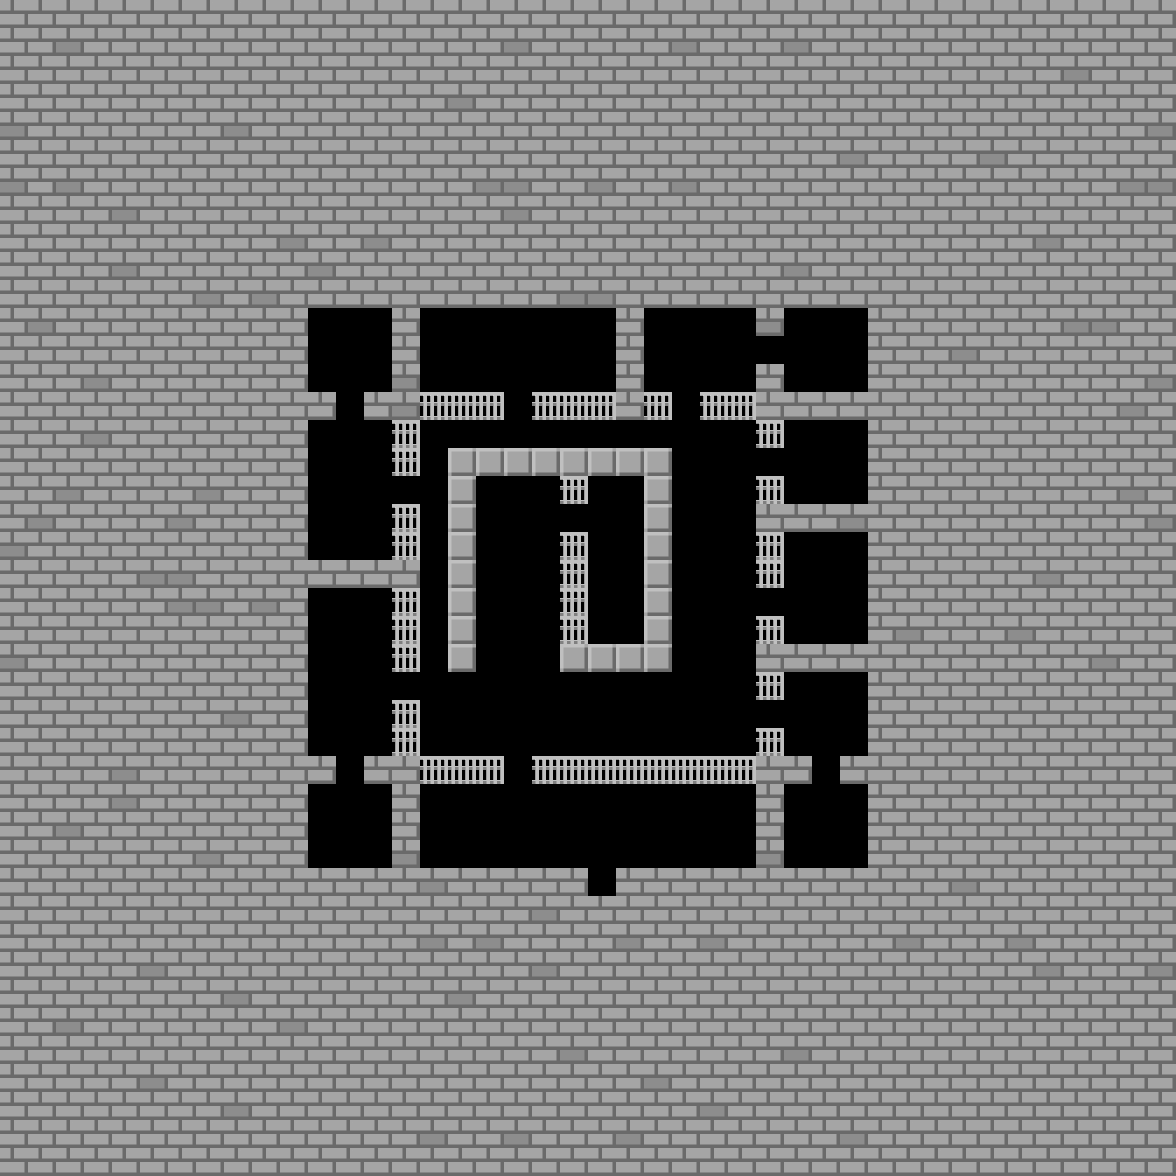

Tiled map render using the project's own tile images. Description and the map definition, with tile-layer contents summarised, below:
An orthogonal 42x42 tile map with 28x28 px tiles, 1 tile layer (Map) and 128 objects (72x Unexplored, 9x IronDoor, 4x IronDoor2, BossDoor-L, BossDoor-M, ...).

<map version="1.10" tiledversion="1.11.2" orientation="orthogonal" renderorder="right-down" width="42" height="42" tilewidth="28" tileheight="28" infinite="0" nextlayerid="7" nextobjectid="165">
 <editorsettings>
  <export target="AreaBoss.json" format="json" />
 </editorsettings>
 <tileset firstgid="1" source="Resource.tsx" />
 <layer id="1" name="Map" width="42" height="42">
  <data>[1764 cells, 1764 non-empty, 5 distinct tile ids]</data>
 </layer>
 <objectgroup id="2" name="Object">
  <object id="1" name="IronDoor2" gid="25" x="812" y="784" width="28" height="28" />
  <object id="2" name="IronDoor2" gid="25" x="336" y="784" width="28" height="28" />
  <object id="3" name="IronDoor2" gid="25" x="336" y="420" width="28" height="28" />
  <object id="4" name="IronDoor2" gid="25" x="756" y="364" width="28" height="28" />
  <object id="5" name="IronDoor" gid="19" x="504" y="784" width="28" height="28" />
  <object id="6" name="IronDoor" gid="19" x="392" y="700" width="28" height="28" />
  <object id="7" name="IronDoor" gid="19" x="392" y="504" width="28" height="28" />
  <object id="8" name="IronDoor" gid="19" x="504" y="420" width="28" height="28" />
  <object id="9" name="IronDoor" gid="19" x="672" y="420" width="28" height="28" />
  <object id="10" name="IronDoor" gid="19" x="756" y="476" width="28" height="28" />
  <object id="11" name="IronDoor" gid="19" x="756" y="616" width="28" height="28" />
  <object id="12" name="IronDoor" gid="19" x="756" y="728" width="28" height="28" />
  <object id="13" name="IronDoor" gid="19" x="560" y="532" width="28" height="28" />
  <object id="14" name="BossDoor-L" gid="22" x="476" y="672" width="28" height="28" />
  <object id="15" name="BossDoor-M" gid="23" x="504" y="672" width="28" height="28" />
  <object id="16" name="BossDoor-R" gid="24" x="532" y="672" width="28" height="28" />
  <object id="53" name="UpStairs" gid="9" x="588" y="896" width="28" height="28" />
  <object id="54" name="DownStairs" gid="10" x="476" y="504" width="28" height="28" />
 </objectgroup>
 <objectgroup id="3" name="Unexplored">
  <object id="55" name="Unexplored" gid="8" x="308" y="336" width="28" height="28" />
  <object id="56" name="Unexplored" gid="8" x="336" y="336" width="28" height="28" />
  <object id="57" name="Unexplored" gid="8" x="364" y="336" width="28" height="28" />
  <object id="58" name="Unexplored" gid="8" x="336" y="364" width="28" height="28" />
  <object id="59" name="Unexplored" gid="8" x="308" y="364" width="28" height="28" />
  <object id="60" name="Unexplored" gid="8" x="308" y="392" width="28" height="28" />
  <object id="61" name="Unexplored" gid="8" x="336" y="392" width="28" height="28" />
  <object id="62" name="Unexplored" gid="8" x="364" y="392" width="28" height="28" />
  <object id="63" name="Unexplored" gid="8" x="364" y="364" width="28" height="28" />
  <object id="64" name="Unexplored" gid="8" x="784" y="336" width="28" height="28" />
  <object id="65" name="Unexplored" gid="8" x="812" y="336" width="28" height="28" />
  <object id="66" name="Unexplored" gid="8" x="840" y="336" width="28" height="28" />
  <object id="67" name="Unexplored" gid="8" x="840" y="364" width="28" height="28" />
  <object id="68" name="Unexplored" gid="8" x="812" y="364" width="28" height="28" />
  <object id="69" name="Unexplored" gid="8" x="784" y="364" width="28" height="28" />
  <object id="70" name="Unexplored" gid="8" x="784" y="392" width="28" height="28" />
  <object id="71" name="Unexplored" gid="8" x="812" y="392" width="28" height="28" />
  <object id="72" name="Unexplored" gid="8" x="840" y="392" width="28" height="28" />
  <object id="73" name="Unexplored" gid="8" x="308" y="812" width="28" height="28" />
  <object id="74" name="Unexplored" gid="8" x="308" y="840" width="28" height="28" />
  <object id="75" name="Unexplored" gid="8" x="308" y="868" width="28" height="28" />
  <object id="76" name="Unexplored" gid="8" x="336" y="868" width="28" height="28" />
  <object id="77" name="Unexplored" gid="8" x="336" y="840" width="28" height="28" />
  <object id="78" name="Unexplored" gid="8" x="336" y="812" width="28" height="28" />
  <object id="79" name="Unexplored" gid="8" x="364" y="812" width="28" height="28" />
  <object id="80" name="Unexplored" gid="8" x="364" y="840" width="28" height="28" />
  <object id="81" name="Unexplored" gid="8" x="364" y="868" width="28" height="28" />
  <object id="82" name="Unexplored" gid="8" x="784" y="812" width="28" height="28" />
  <object id="83" name="Unexplored" gid="8" x="784" y="840" width="28" height="28" />
  <object id="84" name="Unexplored" gid="8" x="784" y="868" width="28" height="28" />
  <object id="85" name="Unexplored" gid="8" x="812" y="868" width="28" height="28" />
  <object id="86" name="Unexplored" gid="8" x="812" y="840" width="28" height="28" />
  <object id="87" name="Unexplored" gid="8" x="812" y="812" width="28" height="28" />
  <object id="88" name="Unexplored" gid="8" x="840" y="812" width="28" height="28" />
  <object id="89" name="Unexplored" gid="8" x="840" y="840" width="28" height="28" />
  <object id="90" name="Unexplored" gid="8" x="840" y="868" width="28" height="28" />
  <object id="91" name="Unexplored" gid="8" x="476" y="504" width="28" height="28" />
  <object id="92" name="Unexplored" gid="8" x="504" y="504" width="28" height="28" />
  <object id="93" name="Unexplored" gid="8" x="532" y="504" width="28" height="28" />
  <object id="94" name="Unexplored" gid="8" x="560" y="504" width="28" height="28" />
  <object id="95" name="Unexplored" gid="8" x="588" y="504" width="28" height="28" />
  <object id="96" name="Unexplored" gid="8" x="616" y="504" width="28" height="28" />
  <object id="97" name="Unexplored" gid="8" x="616" y="532" width="28" height="28" />
  <object id="98" name="Unexplored" gid="8" x="588" y="532" width="28" height="28" />
  <object id="99" name="Unexplored" gid="8" x="560" y="532" width="28" height="28" />
  <object id="100" name="Unexplored" gid="8" x="532" y="532" width="28" height="28" />
  <object id="101" name="Unexplored" gid="8" x="504" y="532" width="28" height="28" />
  <object id="102" name="Unexplored" gid="8" x="476" y="532" width="28" height="28" />
  <object id="103" name="Unexplored" gid="8" x="476" y="560" width="28" height="28" />
  <object id="104" name="Unexplored" gid="8" x="476" y="588" width="28" height="28" />
  <object id="105" name="Unexplored" gid="8" x="476" y="616" width="28" height="28" />
  <object id="106" name="Unexplored" gid="8" x="476" y="644" width="28" height="28" />
  <object id="107" name="Unexplored" gid="8" x="504" y="644" width="28" height="28" />
  <object id="108" name="Unexplored" gid="8" x="504" y="616" width="28" height="28" />
  <object id="109" name="Unexplored" gid="8" x="504" y="588" width="28" height="28" />
  <object id="110" name="Unexplored" gid="8" x="504" y="560" width="28" height="28" />
  <object id="111" name="Unexplored" gid="8" x="532" y="560" width="28" height="28" />
  <object id="112" name="Unexplored" gid="8" x="532" y="588" width="28" height="28" />
  <object id="113" name="Unexplored" gid="8" x="532" y="616" width="28" height="28" />
  <object id="114" name="Unexplored" gid="8" x="532" y="644" width="28" height="28" />
  <object id="115" name="Unexplored" gid="8" x="560" y="644" width="28" height="28" />
  <object id="116" name="Unexplored" gid="8" x="560" y="616" width="28" height="28" />
  <object id="117" name="Unexplored" gid="8" x="560" y="588" width="28" height="28" />
  <object id="118" name="Unexplored" gid="8" x="560" y="560" width="28" height="28" />
  <object id="119" name="Unexplored" gid="8" x="588" y="560" width="28" height="28" />
  </objectgroup>
 <objectgroup id="4" name="InvisibleWall">
  <!-- 38 objects omitted --></objectgroup>
 <objectgroup id="5" name="Respawnpoint">
  <!-- 1 objects omitted --></objectgroup>
</map>
<!-- 45 of 128 objects omitted -->
